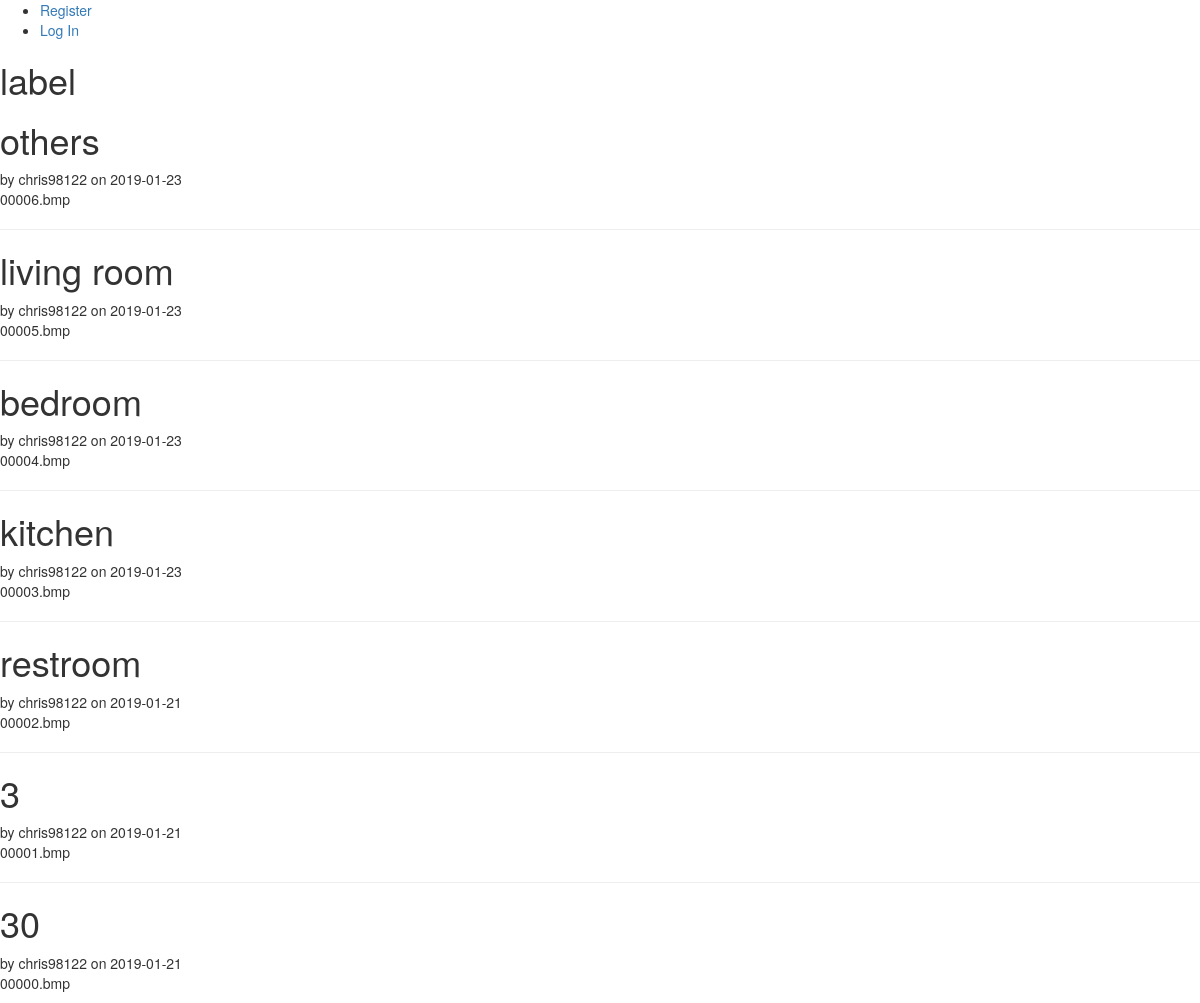
The page / on the database its author committed.
### tables this page shows
CREATE TABLE post (
  id INTEGER PRIMARY KEY AUTOINCREMENT,
  author_id INTEGER NOT NULL,
  created TIMESTAMP NOT NULL DEFAULT CURRENT_TIMESTAMP,
  title TEXT NOT NULL,
  body TEXT UNIQUE NOT NULL,
  FOREIGN KEY (author_id) REFERENCES user (id)
);

CREATE TABLE user (
  id INTEGER PRIMARY KEY AUTOINCREMENT,
  username TEXT UNIQUE NOT NULL,
  password TEXT NOT NULL
);

### robolabel/label.py (the view)
@lb.route('/')
def index():
    db = get_db()
    posts = db.execute(
        'SELECT p.id, title,body, created, author_id, username'
        ' FROM post p JOIN user u ON p.author_id = u.id'
        ' ORDER BY created DESC'
    ).fetchall()
    return render_template('label/index.html', posts=posts)

### robolabel/auth.py (called while the page is built)
@lb.before_app_request
def load_logged_in_user():
    user_id = session.get('user_id')
    if user_id is None:
        g.user = None
    else:
        g.user = get_db().execute(
            'SELECT * FROM user WHERE id = ?', (user_id,)
        ).fetchone()

### robolabel/db.py (called while the page is built)
def get_db():
    if 'db' not in g:
        g.db = sqlite3.connect(
            current_app.config['DATABASE'],
            detect_types=sqlite3.PARSE_DECLTYPES
        )
        g.db.row_factory = sqlite3.Row
    return g.db

### robolabel/templates/label/index.html (shortened to what this page needs)
{% extends 'base.html' %}
{% block scripts %}
<link rel="stylesheet" href="{{ url_for('static', filename='bootstrap.css') }}">
<link  media="screen" rel="stylesheet" type="text/css" href="{{ url_for('static', filename='jquery.selectareas.css')}} ">
{% endblock %}
{% block header %}
  <h1>{% block title %}label{% endblock %}</h1>
{% endblock %}
{% block content %}
  {% for post in posts %}
    <article class="post">
      <header>
        <div>
          <h1>{{ post['title'] }}</h1>
          <div class="about">by {{ post['username'] }} on {{ post['created'].strftime('%Y-%m-%d') }}</div>
        </div>
      </header>
      <p class="body">{{ post['body'] }}</p>
    </article>
    {% if not loop.last %}
      <hr>
    {% endif %}
  {% endfor %}
{% endblock %}

### robolabel/templates/base.html (shortened to what this page needs)
<!doctype html>
<nav>
  <ul>
    {% if g.user %}
      <li><span>{{ g.user['username'] }}</span>
      <li><a href="{{ url_for('auth.logout') }}">Log Out</a>
    {% else %}
      <li><a href="{{ url_for('auth.register') }}">Register</a>
      <li><a href="{{ url_for('auth.login') }}">Log In</a>
    {% endif %}
  </ul>
</nav>
<section class="content">
  <header>
    {% block header %}{% endblock %}
  </header>
  {% block content %}{% endblock %}
</section>
{% block scripts %}
{% endblock %}

### rows shown on the page
post: title "others", username "chris98122", created "2019-01-23", body "00006.bmp"
post: title "living room", username "chris98122", created "2019-01-23", body "00005.bmp"
post: title "bedroom", username "chris98122", created "2019-01-23", body "00004.bmp"
post: title "kitchen", username "chris98122", created "2019-01-23", body "00003.bmp"
post: title "restroom", username "chris98122", created "2019-01-21", body "00002.bmp"
post: title "3", username "chris98122", created "2019-01-21", body "00001.bmp"
post: title "30", username "chris98122", created "2019-01-21", body "00000.bmp"
